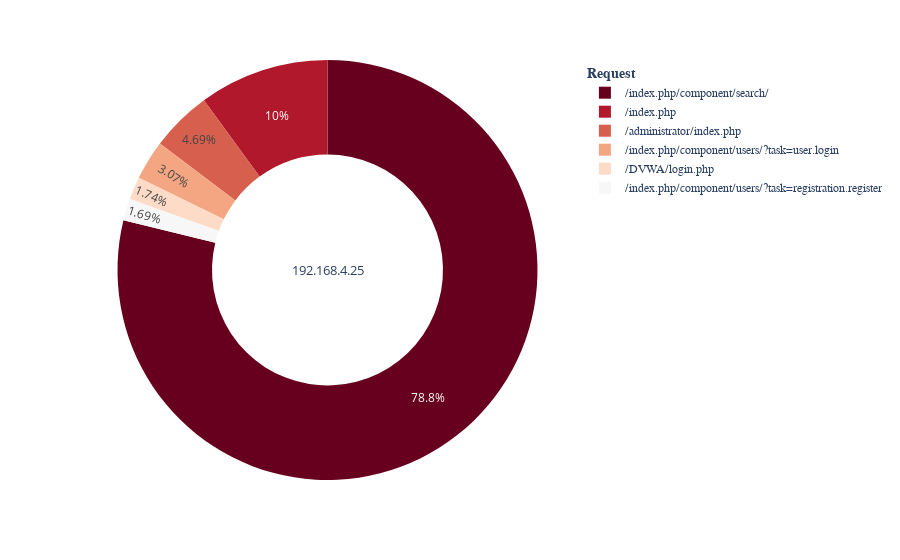

Source (notebook cell):
### Markdown cell above
Analisis request

### Code cell
a = df[df['Client IP'] == '192.168.4.25']['Request'].value_counts().reset_index()
a.columns = ['Request', 'Conteo']

filtradoa = a[a['Conteo'] > 23]

fig = px.pie(filtradoa, names='Request', values='Conteo', 
             color_discrete_sequence=px.colors.sequential.RdBu,
             hole = 0.55, category_orders=filtradoa['Request'])

fig.update_layout(title_font_size=20, title_font_family='Arial', 
                  legend_title='<b>Request</b>', legend_title_font_size=14, 
                  legend_title_font_family='Arial', legend_font_size=12,
                  legend_font_family='Arial', legend_bgcolor='white', width = 900)

fig.add_annotation(x=0.5, y=0.5, text="192.168.4.25", showarrow=False, font=dict(size=13))

fig.show()

### Figure 1 — Plotly figure (JSON) as saved in the notebook; plotly's stock layout.template omitted (floating-point values rounded to 4 significant figures)
{"data": [{"domain": {"x": [0, 1], "y": [0, 1]}, "hole": 0.55, "hovertemplate": "Request=%{label}<br>Conteo=%{value}<extra></extra>", "labels": ["/index.php/component/search/", "/index.php", "/administrator/index.php", "/index.php/component/users/?task=user.login", "/DVWA/login.php", "/index.php/component/users/?task=registration.register"], "legendgroup": "", "name": "", "showlegend": true, "type": "pie", "values": [3676, 467, 219, 143, 81, 79]}], "layout": {"annotations": [{"font": {"size": 13}, "showarrow": false, "text": "192.168.4.25", "x": 0.5, "y": 0.5}], "legend": {"bgcolor": "white", "font": {"family": "Arial", "size": 12}, "title": {"font": {"family": "Arial", "size": 14}, "text": "<b>Request</b>"}, "tracegroupgap": 0}, "margin": {"t": 60}, "piecolorway": ["rgb(103,0,31)", "rgb(178,24,43)", "rgb(214,96,77)", "rgb(244,165,130)", "rgb(253,219,199)", "rgb(247,247,247)", "rgb(209,229,240)", "rgb(146,197,222)", "rgb(67,147,195)", "rgb(33,102,172)", "rgb(5,48,97)"], "title": {"font": {"family": "Arial", "size": 20}}, "width": 900}}
